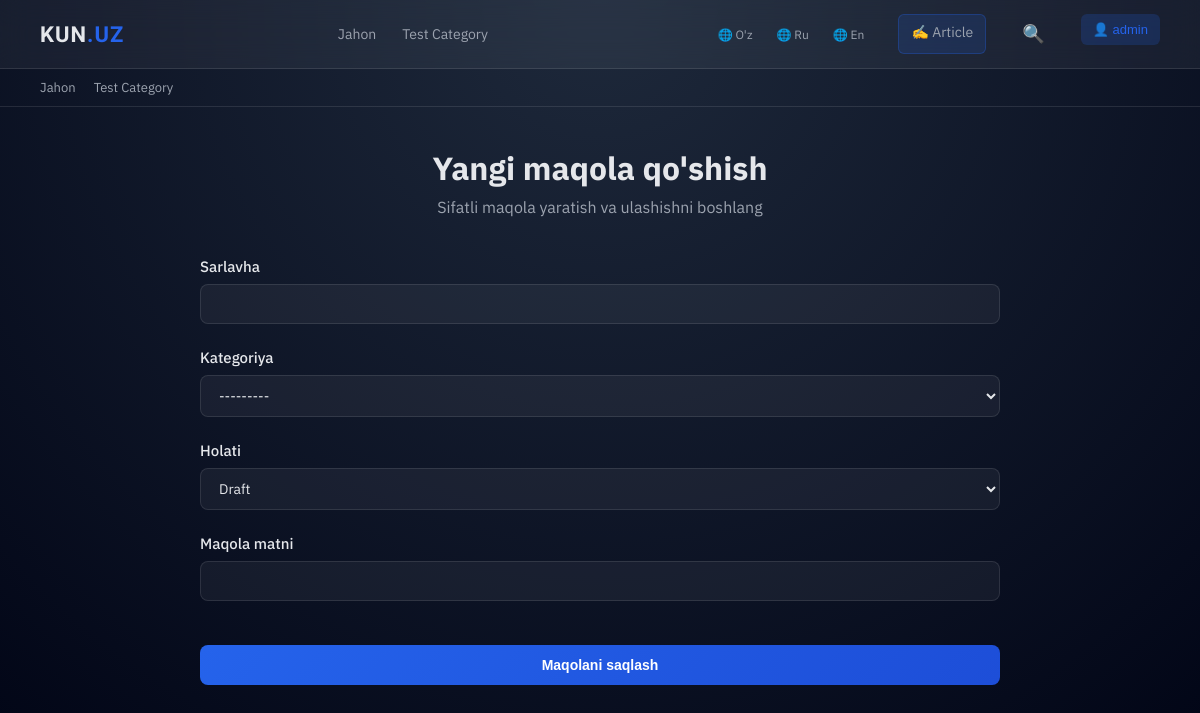
/uz/create/ (signed in), run on the app's committed database.
### news/models.py (models this page shows, shortened)
class Category(models.Model):
    name = models.CharField(max_length=150,verbose_name="Kategoriya nomi")
    slug = models.SlugField(unique=True)
    parent = models.ForeignKey("self",null=True,blank=True,on_delete=models.CASCADE)
    def __str__(self):
        return self.name
    class Meta:
        db_table = "category"
        ordering = ["-id"]

### accounts/models.py (models this page shows)
class CustomUser(AbstractUser):
    age = models.PositiveIntegerField(null=True, blank=True)

### news/views.py (the view, shortened to what this page needs)
# urls.py: path("create/",ArticleCreateView.as_view(),name="article-create"),
class ArticleCreateView(LoginRequiredMixin,View):
    def get(self, request):
        form = ArticleForm()
        return render(request, "articles/create.html",context={"form": form})

### news/forms.py
class ArticleForm(ModelForm):
    class Meta:
        model = Article
        fields = ["title","content","category","status"]
        widgets = {
            "content": CKEditor5Widget(attrs={"class": "django_ckeditor_5"}, config_name="extends")
        }

### news/context_processors.py (called while the page is built)
def categories(request):
    current_lang = get_language() or 'uz'
    if current_lang not in TRANSLATIONS:
        current_lang = 'uz'
    all_categories = Category.objects.all().order_by('name')
    navbar_cats = Category.objects.filter(parent__isnull=True).order_by('name')[:8]
    footer_cats = Category.objects.all().order_by('name')[:12]
    return {
        'categories': all_categories,
        'navbar_categories': navbar_cats,
        'footer_categories': footer_cats,
        'current_language': current_lang,
        'translations': TRANSLATIONS.get(current_lang, {}),
        'available_languages': [
            {'code': 'uz', 'name': 'O\'zbekcha', 'short': 'O\'z'},
            {'code': 'ru', 'name': 'Ruscha', 'short': 'Ru'},
            {'code': 'en', 'name': 'Inglizcha', 'short': 'En'},
        ],
    }

### templates/articles/create.html (shortened to what this page needs)
{% extends "base.html" %}
{% block content %}
<div class="form-container">
    <div class="form-header">
        <h1>Yangi maqola qo'shish</h1>
        <p>Sifatli maqola yaratish va ulashishni boshlang</p>
    </div>
    <form action="" method="post" class="article-form">
        <div class="form-group">
            <label for="{{ form.title.id_for_label }}">Sarlavha</label>
            {{ form.title }}
        </div>
        <div class="form-group">
            <label for="{{ form.category.id_for_label }}">Kategoriya</label>
            {{ form.category }}
        </div>
        <div class="form-group">
            <label for="{{ form.status.id_for_label }}">Holati</label>
            {{ form.status }}
        </div>
        <div class="form-group">
            <label for="{{ form.content.id_for_label }}">Maqola matni</label>
            {{ form.content }}
        </div>
        <button type="submit" class="btn btn-primary">Maqolani saqlash</button>
    </form>
</div>
{% endblock content %}

### templates/base.html (shortened to what this page needs)
<!DOCTYPE html>
<html lang="uz">
<head>
</head>
<body>
    <div class="navbar">
        <div class="nav-container">
            <div class="logo">
                <a href="/">KUN<span>.UZ</span></a>
            </div>
            <div class="nav-links">
                {% for category in navbar_categories %}
                    <a href="{% url 'category-news' category.slug %}">{{ category.name }}</a>
                {% empty %}
                    <p style="color: var(--text-muted); font-size: 14px;">Kategoriyalar mavjud emas</p>
                {% endfor %}
            </div>
            <div class="nav-links">
                <div class="language-switcher">
                    <a href="#" onclick="changeLang('uz'); return false;">🌐 O'z</a>
                    <a href="#" onclick="changeLang('ru'); return false;">🌐 Ru</a>
                    <a href="#" onclick="changeLang('en'); return false;">🌐 En</a>
                </div>
                {% if user.is_authenticated %}
                    <a href="{% url 'article-create' %}" class="btn-small">✍️ Article</a>
                {% endif %}
                <button class="search-icon-btn" id="searchToggle" title="Qidirish" type="button">🔍</button>
                {% if user.is_authenticated %}
                    <div class="user-menu">
                        <button class="user-btn" id="userMenuBtn">👤 {{ user.username }}</button>
                    </div>
                {% else %}
                    <a href="{% url 'login' %}" class="btn-auth btn-login">Kirish</a>
                    <a href="{% url 'signup' %}" class="btn-auth btn-signup">Ro'yxat</a>
                {% endif %}
            </div>
        </div>
    </div>
    <div class="sub-nav">
        {% for category in footer_categories %}
            <a href="{% url 'category-news' category.slug %}">{{ category.name }}</a>
        {% empty %}
            <p style="color: var(--text-muted); font-size: 13px;">Kategoriyalar mavjud emas</p>
        {% endfor %}
    </div>
    <div class="container fade-in">
        {% block content %}
        {% endblock content %}
    </div>
</body>
</html>

### templates/base.html (style rules this page uses)
:root { --bg-main: #0f172a; --bg-glass: rgba(255, 255, 255, 0.05); --accent: #2563eb; --text-main: #e5e7eb; --text-muted: #9ca3af; --border: rgba(255,255,255,0.1); }
* { margin: 0; padding: 0; box-sizing: border-box; }
body { font-family: 'IBM Plex Sans', sans-serif; background: radial-gradient(circle at top, #1e293b, #020617); color: var(--text-main); }
a { text-decoration: none; color: inherit; }
.navbar { position: sticky; top: 0; z-index: 1000; backdrop-filter: blur(16px); background: var(--bg-glass); border-bottom: 1px solid var(--border); padding: 14px 40px; }
.nav-container { display: flex; justify-content: space-between; align-items: center; gap: 20px; width: 100%; }
.logo { font-family: 'Clash Display', sans-serif; font-size: 22px; font-weight: 600; letter-spacing: 1px; }
.logo span { color: var(--accent); }
.nav-links { display: flex; gap: 26px; }
.nav-links a { font-size: 14px; color: var(--text-muted); position: relative; transition: 0.3s; }
.nav-links a::after { content: ""; position: absolute; width: 0%; height: 2px; background: var(--accent); left: 0; bottom: -4px; transition: 0.3s; }
.language-switcher { display: flex; gap: 8px; align-items: center; }
.language-switcher a { font-size: 12px; color: var(--text-muted); padding: 4px 8px; border-radius: 4px; transition: all 0.2s ease; }
.btn-small { font-size: 13px; padding: 8px 12px; background: rgba(37, 99, 235, 0.15); border-radius: 6px; border: 1px solid rgba(37, 99, 235, 0.3); transition: all 0.3s ease; color: var(--accent); }
.user-menu { position: relative; }
.user-btn { background: rgba(37, 99, 235, 0.2); border: none; color: var(--accent); padding: 8px 12px; border-radius: 6px; font-size: 13px; font-weight: 500; cursor: pointer; transition: all 0.3s ease; }
.sub-nav { display: flex; gap: 18px; padding: 10px 40px; border-bottom: 1px solid var(--border); overflow-x: auto; }
.sub-nav a { font-size: 13px; color: var(--text-muted); white-space: nowrap; transition: 0.3s; }
.container { padding: 40px; max-width: 1200px; margin: auto; }
.fade-in { animation: fadeIn 0.6s ease forwards; opacity: 0; }
form { max-width: 500px; margin: 0 auto; }
.form-group { margin-bottom: 20px; }
label { display: block; margin-bottom: 8px; font-weight: 500; font-size: 14px; color: var(--text-main); }
input[type="text"], input[type="email"], input[type="search"], textarea, select { width: 100%; padding: 12px 16px; background: var(--bg-glass); border: 1px solid var(--border); border-radius: 8px; color: var(--text-main); font-family: 'IBM Plex Sans', sans-serif; transition: all 0.3s ease; font-size: 14px; }
input[type="text"]::placeholder, input[type="email"]::placeholder, input[type="search"]::placeholder, textarea::placeholder { color: var(--text-muted); }
button[type="submit"], .btn { background: linear-gradient(135deg, var(--accent), #1d4ed8); color: white; padding: 12px 24px; border: none; border-radius: 8px; font-weight: 600; font-size: 14px; cursor: pointer; transition: all 0.3s ease; width: 100%; }
.search-icon-btn { background: none; border: none; color: var(--text-muted); font-size: 18px; cursor: pointer; padding: 8px 10px; border-radius: 6px; transition: all 0.3s ease; display: flex; align-items: center; justify-content: center; min-width: 40px; min-height: 40px; }

### templates/articles/create.html (style rules this page uses)
.form-container { max-width: 800px; margin: 0 auto; animation: fadeIn 0.6s ease; }
.form-header { margin-bottom: 40px; text-align: center; }
.form-header h1 { font-size: 32px; font-weight: 700; margin-bottom: 8px; color: var(--text-main); }
.form-header p { color: var(--text-muted); font-size: 16px; }
.article-form { max-width: 100%; }
.btn-primary { background: linear-gradient(135deg, var(--accent), #1d4ed8); padding: 12px 24px; border: none; border-radius: 8px; color: white; font-size: 15px; font-weight: 600; cursor: pointer; transition: all 0.3s ease; width: 100%; margin-top: 20px; }
.form-group { margin-bottom: 24px; }
.form-group label { display: block; margin-bottom: 8px; color: var(--text-main); font-weight: 500; font-size: 15px; }
.form-group input, .form-group select { width: 100%; padding: 10px 14px; background: var(--bg-glass); border: 1px solid var(--border); border-radius: 8px; color: var(--text-main); font-family: 'IBM Plex Sans', sans-serif; transition: all 0.3s ease; }

### data on the page
Category: name "Jahon"
Category: name "Test Category"
CustomUser: username "admin"
